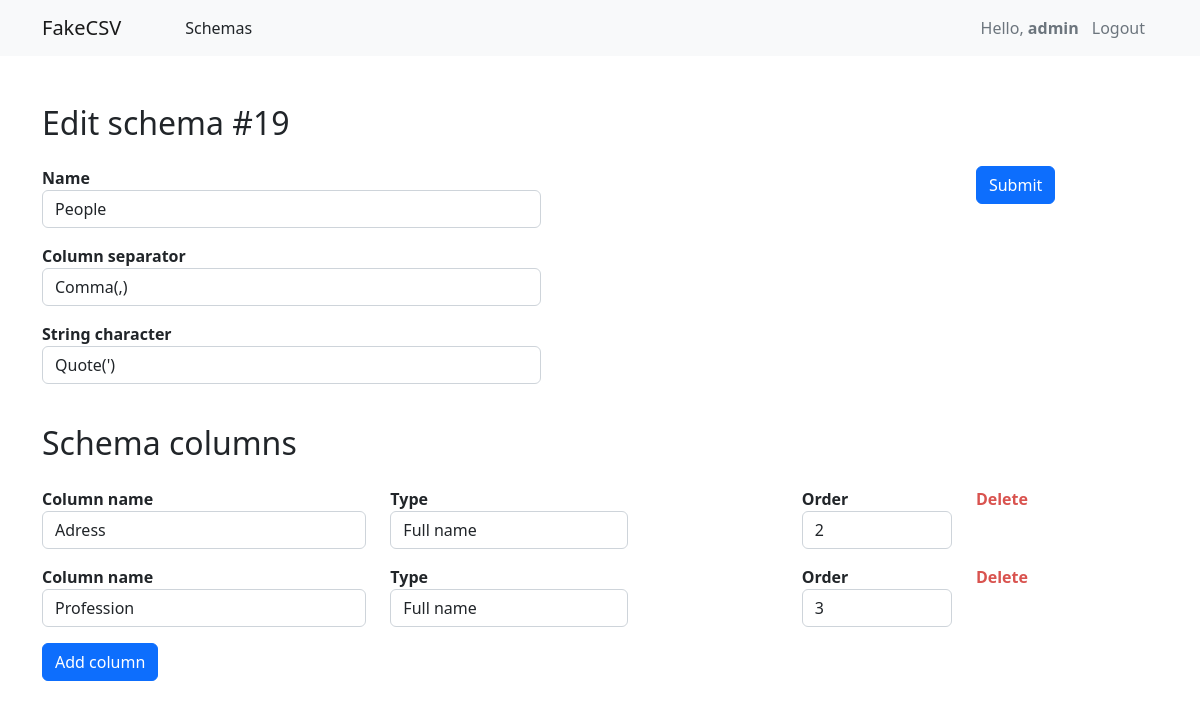
The page /editing_schema/19 (signed in) on the database its author committed.
### main/models.py (models this page shows, shortened)
class Schema(models.Model):
    name = models.CharField(max_length=50)
    column_separator = models.CharField(max_length=5)
    string_character = models.CharField(max_length=5)
    creation_date = models.DateField(auto_now_add=True)
    updated = models.DateTimeField(auto_now=True)
    is_created = models.BooleanField(default=False)
    file_link = models.CharField(max_length=250, blank=True)
    class Meta:
        ordering = ('-updated',)
        verbose_name_plural = 'Schemas'

class ColumnItem(models.Model):
    col_name = models.CharField(max_length=50, blank=True, null=True)
    schema = models.ForeignKey(Schema, related_name='columns', on_delete=models.CASCADE)
    order = models.PositiveIntegerField(blank=True, null=True)
    range_min = models.PositiveIntegerField(blank=True, null=True)
    range_max = models.PositiveIntegerField(blank=True, null=True)
    col_type = models.CharField(max_length=20)
    user_id = models.CharField(max_length=20)
    class Meta:
        ordering = ('order',)

### main/views.py (the view)
# urls.py: path('editing_schema/<int:pk>', views.editing_schema, name='editing_schema'),
@login_required()
def editing_schema(request, pk):
    schema = Schema.objects.get(id=pk)
    columns = ColumnItem.objects.filter(schema=pk)
    data = {
        'schema': schema,
        'columns': columns,
    }
    return render(request, 'main/editing_schema.html', data)

### main/templates/main/editing_schema.html (shortened to what this page needs)
{% extends 'index.html' %}
{% block content %}
    <div class="container">
        <div class="row">
            <div class="col-lg-11 pb-5">
                <div class="row">
                    <form method="post">
                        <div class="row justify-content-between mt-4">
                            <h2 class="mb-4 mt-4" id="edit_template">Edit schema <span id="schema_id">#{{ schema.id }}</span></h2>
                            <div class="col-6">
                                <p>
                                    Name
                                    <input type="text" id="name" class="form-control" value="{{ schema.name }}">
                                </p>
                                <p>
                                    Column separator
                                    <select name="col_sep" id="col_sep" class="form-control">
                                        <option value=",">Comma(,)</option>
                                    </select>
                                </p>
                                <p>
                                    String character
                                    <select name="str_char" id="str_char" class="form-control">
                                        <option value="'">Quote(')</option>
                                    </select>
                                </p>
                            </div>
                            <div class="col-1 me-4">
                                <div id="save_btn" class="btn btn-primary">Submit</div>
                            </div>
                        </div>
                        <div id="columns">
                            <h2 class="mb-4 mt-4">Schema columns</h2>
                            {% for col in columns %}
                                <div class="row" id="{{ col.user_id }}">
                                    <div class="col-4">
                                        <p>
                                            Column name<br>
                                            <input type="text" name="name" class="form-control" value="{{ col.col_name }}">
                                        </p>
                                    </div>
                                    <div class="col-3">
                                        <p>
                                            Type<br>
                                            <select name="col_type" class="form-control" id="{{ col.user_id }}" data-type="col_type">
                                            <option value="full_name">Full name</option>
                                        </select>
                                        </p>
                                    </div>
                                    <div class="col-2">
                                        <p>
                                        Order<br>
                                        <input name="order" class="form-control" type="number" value="{{ col.order }}">
                                        </p>
                                    </div>
                                    <div class="col-1">
                                    <div class="delete_col_btn" id="{{ col.user_id }}" style="color: #D9534F">Delete</div>
                                    </div>
                                </div>
                            {% endfor %}
                        </div>
                    </form>
                    <div class="col-2">
                        <button class="btn btn-primary" id="add_col">Add column</button>
                    </div>
                </div>
            </div>
        </div>
    </div>
{% endblock %}

### templates/index.html (shortened to what this page needs)
{% load static %}
<!DOCTYPE html>
<html lang="en">
<head>
    <link href="https://cdn.jsdelivr.net/npm/bootstrap@5.2.3/dist/css/bootstrap.min.css" rel="stylesheet">
    <link href="{% static "style/style.css" %}" rel="stylesheet">
</head>
<body>
    <nav class="navbar navbar-expand-lg bg-light">
      <div class="container">
        <a class="navbar-brand" href="/">FakeCSV</a>
        <div class="collapse navbar-collapse" id="navbarSupportedContent">
          <ul class="navbar-nav me-auto mb-2 mb-lg-0">
            <li class="nav-item ms-5">
                Schemas
            </li>
          </ul>
          <div class="d-flex align-items-center text-muted">
              {% if user.is_authenticated %}
              <div>Hello, <b>{{ user.get_username }}<b> </div>
              <a href="{% url 'logout'%}?next={{request.path}}" type="button" class="btn btn-transparent text-muted">Logout</a>
              {% endif %}
          </div>
        </div>
      </div>
    </nav>
    {% block content %}
    {% endblock %}
</body>
</html>

### rows shown on the page
Schema: id "19", name "People"
ColumnItem: name "Adress", col_type "Full name", order "2"
ColumnItem: name "Profession", col_type "Full name", order "3"

### other values the page prints
{{ user.get_username }} "admin"
